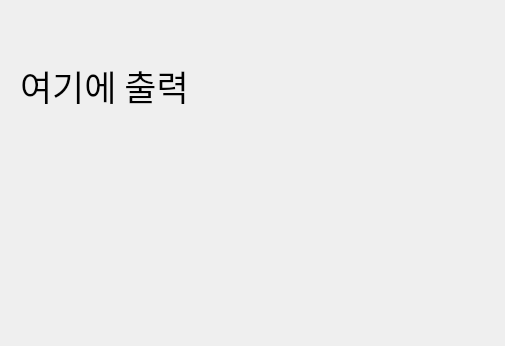
<?xml version="1.0" encoding="UTF-8"?>
<ui version="4.0">
 <class>Dialog</class>
 <widget class="QDialog" name="Dialog">
  <property name="geometry">
   <rect>
    <x>0</x>
    <y>0</y>
    <width>505</width>
    <height>346</height>
   </rect>
  </property>
  <property name="windowTitle">
   <string>Dialog</string>
  </property>
  <widget class="QLabel" name="label">
   <property name="geometry">
    <rect>
     <x>20</x>
     <y>20</y>
     <width>391</width>
     <height>131</height>
    </rect>
   </property>
   <property name="font">
    <font>
     <family>맑은 고딕</family>
     <pointsize>26</pointsize>
     <weight>50</weight>
     <bold>false</bold>
    </font>
   </property>
   <property name="text">
    <string>여기에 출력</string>
   </property>
  </widget>
 </widget>
 <resources/>
 <connections/>
</ui>
